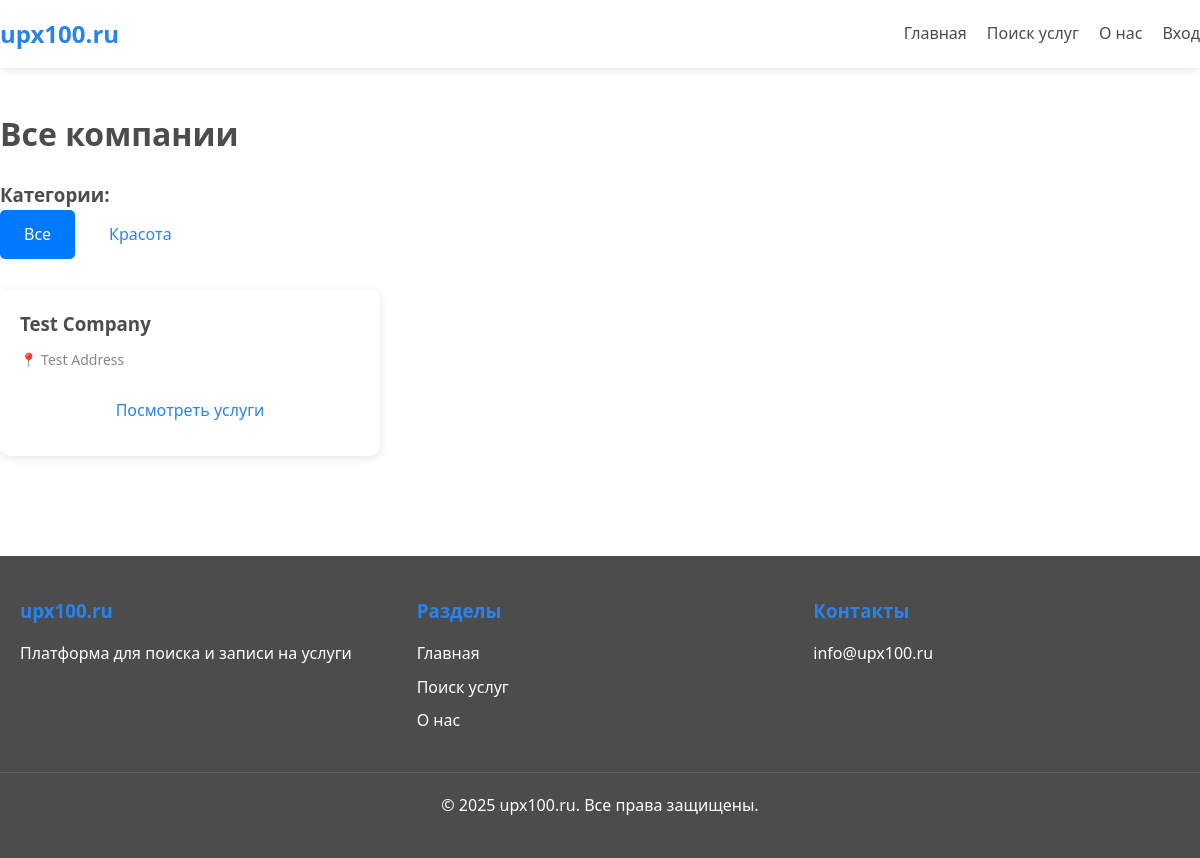
Before: /client/companies/ with the older database file.
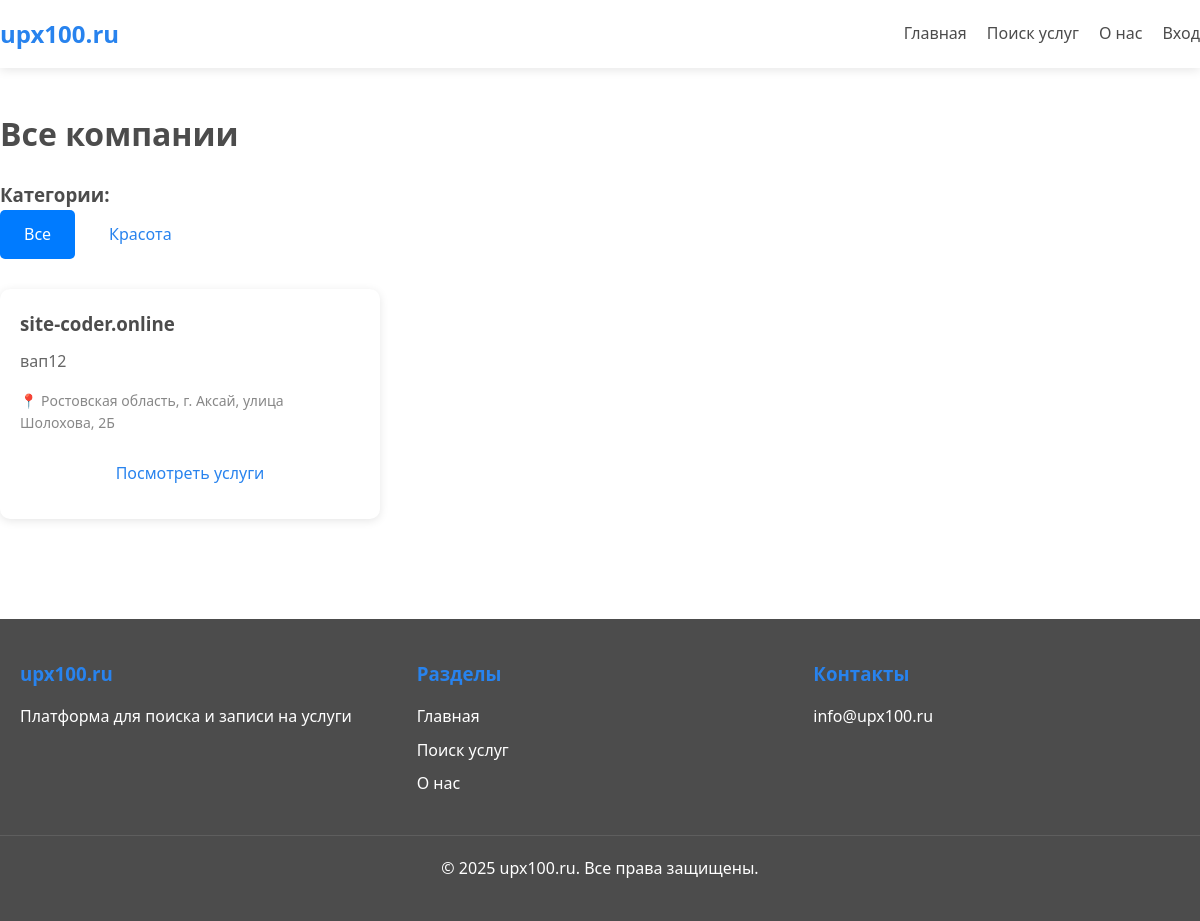
After: the same page with the newer database file.
### companies/models.py (models this page shows, shortened)
class Category(models.Model):
    name = models.CharField(
        max_length=100,
        unique=True,
        verbose_name='Название категории'
    )
    slug = models.SlugField(
        max_length=100,
        unique=True,
        verbose_name='Слаг'
    )
    icon = models.ImageField(
        upload_to='categories/icons/',
        blank=True,
        null=True,
        verbose_name='Иконка'
    )
    created_at = models.DateTimeField(
        auto_now_add=True,
        verbose_name='Дата создания'
    )
    class Meta:
        verbose_name = 'Категория'
        verbose_name_plural = 'Категории'
        ordering = ['name']

### business/models.py (models this page shows, shortened)
class Company(models.Model):
    owner = models.OneToOneField(settings.AUTH_USER_MODEL, on_delete=models.CASCADE, related_name='company')
    name = models.CharField(max_length=200, verbose_name="Название компании")
    description = models.TextField(blank=True, verbose_name="Описание")
    logo = models.ImageField(upload_to='company_logos/', blank=True, null=True, verbose_name="Логотип")
    photo = models.ImageField(upload_to='company_photos/', blank=True, null=True, verbose_name="Фото компании")
    address = models.CharField(max_length=300, verbose_name="Адрес")
    latitude = models.DecimalField(max_digits=9, decimal_places=6, blank=True, null=True, verbose_name="Широта")
    longitude = models.DecimalField(max_digits=9, decimal_places=6, blank=True, null=True, verbose_name="Долгота")
    phone = models.CharField(max_length=20, blank=True, verbose_name="Телефон")
    email = models.EmailField(blank=True, verbose_name="Email")
    is_verified = models.BooleanField(default=False, verbose_name="Проверена модератором")
    created_at = models.DateTimeField(auto_now_add=True)
    updated_at = models.DateTimeField(auto_now=True)
    class Meta:
        verbose_name = "Компания"
        verbose_name_plural = "Компании"

### client/views.py (the view, shortened to what this page needs)
# urls.py: path('companies/', views.companies_list_view, name='companies_list'),
def companies_list_view(request):
    category_slug = request.GET.get('category')
    subcategory_slug = request.GET.get('subcategory')
    companies = Company.objects.filter(owner__is_verified=True)
    categories = Category.objects.all()
    context = {
        'companies': companies,
        'categories': categories,
        'selected_category': category_slug,
        'selected_subcategory': subcategory_slug,
    }
    return render(request, 'client/companies_list.html', context)

### templates/client/companies_list.html (shortened to what this page needs)
{% extends 'base.html' %}
{% block content %}
<div class="container" style="padding: 40px 0;">
    <h1>Все компании</h1>
    {% if categories %}
    <div style="margin: 20px 0;">
        <h3>Категории:</h3>
        <div style="display: flex; gap: 10px; flex-wrap: wrap;">
            <a href="?{% if query %}q={{ query }}{% endif %}"
               class="btn btn--outline"
               style="{% if not selected_category %}background: #007bff; color: white;{% endif %}">
                Все
            </a>
            {% for category in categories %}
                <a href="?category={{ category.slug }}{% if query %}&q={{ query }}{% endif %}"
                   class="btn btn--outline"
                   style="{% if category.slug == selected_category %}background: #007bff; color: white;{% endif %}">
                    {{ category.name }}
                </a>
            {% endfor %}
        </div>
    </div>
    {% endif %}
    {% if companies %}
        <div style="display: grid; grid-template-columns: repeat(auto-fill, minmax(350px, 1fr)); gap: 30px; margin-top: 30px;">
            {% for company in companies %}
                <div class="card" style="padding: 20px; transition: transform 0.2s;" onmouseover="this.style.transform='translateY(-5px)'" onmouseout="this.style.transform='translateY(0)'">
                    <h3 style="margin-bottom: 10px;">{{ company.name }}</h3>
                    {% if company.description %}
                        <p style="color: #666; margin-bottom: 15px;">{{ company.description|truncatewords:15 }}</p>
                    {% endif %}
                    {% if company.address %}
                        <p style="font-size: 14px; color: #888;">📍 {{ company.address }}</p>
                    {% endif %}
                    <a href="{% url 'client:company_detail' company.pk %}" class="btn btn--primary" style="margin-top: 15px; width: 100%;">Посмотреть услуги</a>
                </div>
            {% endfor %}
        </div>
    {% else %}
        <div style="margin-top: 40px; text-align: center;">
            <p>Компании не найдены.</p>
        </div>
    {% endif %}
</div>
{% endblock %}

Changed rows visible on the page:
removed Company: name "Test Company", address "Test Address"
added Company: name "site-coder.online", description "вап12", address "Ростовская область, г. Аксай, улица Шолохова, 2Б"
